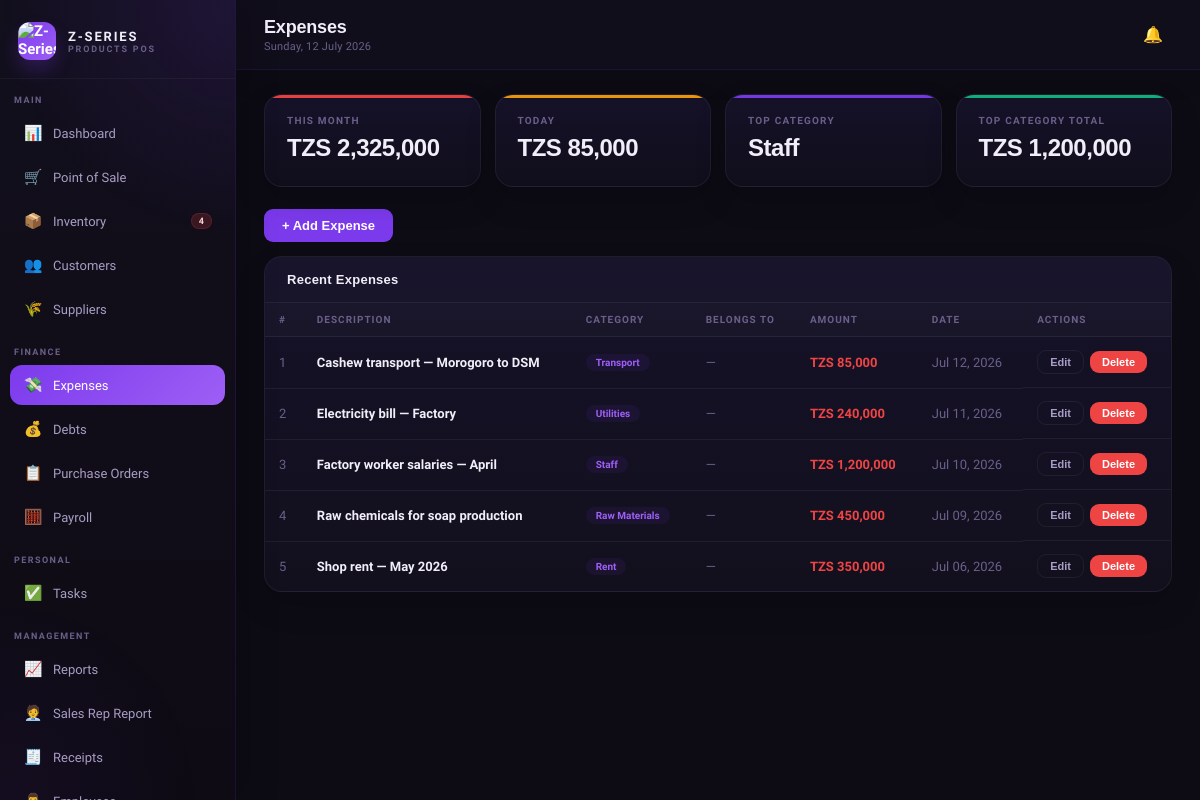
/expenses.php (signed in), run on the app's committed database.
### tables this page shows
CREATE TABLE expenses (
  id INT AUTO_INCREMENT PRIMARY KEY,
  description VARCHAR(255) NOT NULL,
  category ENUM('transport','utilities','staff','raw_materials','rent','maintenance','other') DEFAULT 'other',
  employee_id INT,
  amount DECIMAL(12,2) NOT NULL,
  expense_date DATE NOT NULL,
  recorded_by INT,
  notes TEXT,
  created_at TIMESTAMP DEFAULT CURRENT_TIMESTAMP,
  FOREIGN KEY (recorded_by) REFERENCES users(id),
  FOREIGN KEY (employee_id) REFERENCES employees(id)
);

### config.php (called while the page is built, shortened)
<?php
function tzs($amount) {
    return 'TZS ' . number_format($amount, 0, '.', ',');
}
?>

### expenses.php (the view, shortened to what this page needs)
<?php
require_once 'includes/header.php';
$month = date('Y-m');
$today = date('Y-m-d');
$stmt_m = $conn->prepare("SELECT COALESCE(SUM(amount),0) as v FROM expenses WHERE DATE_FORMAT(expense_date,'%Y-%m')=?");
$stmt_m->bind_param('s', $month); $stmt_m->execute();
$month_total = $stmt_m->get_result()->fetch_assoc()['v'];
$stmt_t = $conn->prepare("SELECT COALESCE(SUM(amount),0) as v FROM expenses WHERE expense_date=?");
$stmt_t->bind_param('s', $today); $stmt_t->execute();
$today_total = $stmt_t->get_result()->fetch_assoc()['v'];
$cat_top = $conn->query("SELECT category, SUM(amount) as total FROM expenses GROUP BY category ORDER BY total DESC LIMIT 1")->fetch_assoc();
$expenses = $conn->query("SELECT e.*, emp.name as employee_name FROM expenses e LEFT JOIN employees emp ON e.employee_id=emp.id ORDER BY e.expense_date DESC, e.created_at DESC LIMIT 50");
?>
<div class="stats-grid">
  <div class="stat-card red"><div class="stat-label">This Month</div><div class="stat-value"><?=tzs($month_total)?></div></div>
  <div class="stat-card amber"><div class="stat-label">Today</div><div class="stat-value"><?=tzs($today_total)?></div></div>
  <div class="stat-card purple"><div class="stat-label">Top Category</div><div class="stat-value"><?=ucwords(str_replace('_',' ',$cat_top['category']??'N/A'))?></div></div>
  <div class="stat-card green"><div class="stat-label">Top Category Total</div><div class="stat-value"><?=tzs($cat_top['total']??0)?></div></div>
</div>
<div style="margin-bottom:14px"><button class="btn btn-primary" onclick="openModal('add-expense-modal')">+ Add Expense</button></div>
<div class="card"><div class="card-header"><span class="card-title">Recent Expenses</span></div>
<div class="table-wrap"><table><thead><tr><th>#</th><th>Description</th><th>Category</th><th>Belongs To</th><th>Amount</th><th>Date</th><th>Actions</th></tr></thead>
<tbody><?php $i=1; while($e=$expenses->fetch_assoc()):?>
<tr><td class="text-muted"><?=$i++?></td><td class="td-bold"><?=htmlspecialchars($e['description'])?></td>
<td><span class="badge badge-purple"><?=ucwords(str_replace('_',' ',$e['category']))?></span></td>
<td class="text-muted"><?=$e['employee_name'] ? htmlspecialchars($e['employee_name']) : '—'?></td>
<td class="text-danger"><?=tzs($e['amount'])?></td><td class="text-muted"><?=date('M d, Y',strtotime($e['expense_date']))?></td>
<td style="display:flex;gap:6px;align-items:center">
  <button type="button" class="btn btn-outline btn-sm" onclick='openEditExpense(this)' data-id="<?=$e['id']?>" data-desc="<?=htmlspecialchars($e['description'], ENT_QUOTES)?>" data-cat="<?=htmlspecialchars($e['category'], ENT_QUOTES)?>" data-employee="<?=htmlspecialchars($e['employee_id'] ?? '', ENT_QUOTES)?>" data-employee-name="<?=htmlspecialchars($e['employee_name'] ?? '', ENT_QUOTES)?>" data-amount="<?=$e['amount']?>" data-date="<?=$e['expense_date']?>">Edit</button>
  <form method="POST" style="margin:0" data-confirm="Delete this expense?"><button type="submit" class="btn btn-danger btn-sm">Delete</button></form>
</td></tr>
<?php endwhile; if($expenses->num_rows===0):?><tr><td colspan="7" style="text-align:center;padding:30px;color:var(--text3)">No expenses recorded</td></tr><?php endif;?></tbody></table></div></div>
<?php require_once 'includes/footer.php'; ?>

### css/style.css (style rules this page uses)
* { margin:0;padding:0;box-sizing:border-box }
:root { --bg:#0D0B14;--bg2:#13101E;--bg3:#1A1628;--bg4:#211D35; --purple:#7C3AED;--purple2:#9D5FF5;--purple3:#5B21B6; --purple-glow:rgba(124,58,237,0.15);--purple-light:rgba(124,58,237,0.08); --text:#F1EEF9;--text2:#A89DC4;--text3:#6B5F8A; --border:rgba(124,58,237,0.18);--border2:rgba(255,255,255,0.06); --success:#10B981;--warning:#F59E0B;--danger:#EF4444;--info:#3B82F6; --card-bg:#16122A; }
body { font-family:'Satoshi',sans-serif;background:var(--bg);color:var(--text);min-height:100vh }
.stats-grid { display:grid;grid-template-columns:repeat(4,1fr);gap:14px;margin-bottom:22px }
.stat-card { background:linear-gradient(180deg,rgba(22,18,42,0.96),rgba(17,14,28,0.98));border:1px solid var(--border2);border-radius:18px;padding:20px 22px;position:relative;overflow:hidden;box-shadow:0 14px 30px rgba(0,0,0,0.18) }
.stat-card::before { content:'';position:absolute;top:0;left:0;right:0;height:3px;opacity:0.95 }
.stat-card.purple::before { background:var(--purple) }
.stat-card.green::before { background:var(--success) }
.stat-card.amber::before { background:var(--warning) }
.stat-card.red::before { background:var(--danger) }
.stat-label { font-size:10px;font-weight:700;color:var(--text3);text-transform:uppercase;letter-spacing:0.12em;margin-bottom:8px }
.stat-value { font-size:24px;font-weight:800;color:var(--text);font-family:'Syne',sans-serif;margin-bottom:4px;letter-spacing:-0.02em }
.card { background:linear-gradient(180deg,rgba(22,18,42,0.96),rgba(19,16,30,0.98));border:1px solid var(--border2);border-radius:18px;overflow:hidden;margin-bottom:16px;box-shadow:0 14px 30px rgba(0,0,0,0.16) }
.card-header { padding:15px 22px;border-bottom:1px solid var(--border2);display:flex;align-items:center;justify-content:space-between;background:rgba(255,255,255,0.01) }
.card-title { font-size:13px;font-weight:800;color:var(--text);font-family:'Syne',sans-serif;letter-spacing:0.02em }
.table-wrap { overflow-x:auto }
table { width:100%;border-collapse:collapse }
th { padding:11px 14px;text-align:left;font-size:10px;font-weight:800;color:var(--text3);text-transform:uppercase;letter-spacing:0.1em;border-bottom:1px solid var(--border2);background:rgba(255,255,255,0.02);white-space:nowrap }
td { padding:13px 14px;font-size:13px;color:var(--text2);border-bottom:1px solid var(--border2);vertical-align:middle }
tr:last-child td { border-bottom:none }
.td-bold { color:var(--text);font-weight:600 }
.badge { padding:3px 10px;border-radius:99px;font-size:10px;font-weight:700;display:inline-block;white-space:nowrap }
.badge-purple { background:var(--purple-light);color:var(--purple2) }
.text-danger { color:var(--danger);font-weight:700 }
.text-muted { color:var(--text3) }
.btn { padding:9px 18px;border-radius:9px;border:none;font-size:13px;font-weight:600;cursor:pointer;font-family:'DM Sans',sans-serif;transition:all 0.15s;text-decoration:none;display:inline-flex;align-items:center;gap:6px }
.btn-primary { background:var(--purple);color:white }
.btn-outline { background:transparent;border:1px solid var(--border2);color:var(--text2) }
.btn-danger { background:var(--danger);color:white }
.btn-sm { padding:5px 12px;font-size:11px }
.table-wrap td .btn-outline.btn-sm { white-space:nowrap }
.table-wrap td .btn, .table-wrap td form { display:inline-flex;align-items:center }
.table-wrap td form { margin-left:6px }
.table-wrap td form button { margin:0 }

### data on the page
expenses: description "Cashew transport — Morogoro to DSM", category "Transport", amount "TZS 85,000", expense_date "Jul 12, 2026"
expenses: description "Electricity bill — Factory", category "Utilities", amount "TZS 240,000", expense_date "Jul 11, 2026"
expenses: description "Factory worker salaries — April", category "Staff", amount "TZS 1,200,000", expense_date "Jul 10, 2026"
expenses: description "Raw chemicals for soap production", category "Raw Materials", amount "TZS 450,000", expense_date "Jul 09, 2026"
expenses: description "Shop rent — May 2026", category "Rent", amount "TZS 350,000", expense_date "Jul 06, 2026"

### other printed values
$low_stock_count "4"
$page_title "Expenses"
tzs($month_total) "TZS 2,325,000"
tzs($today_total) "TZS 85,000"
str_replace('_',' ',$cat_top['category']??'N/A') "Staff"
tzs($cat_top['total']??0) "TZS 1,200,000"
